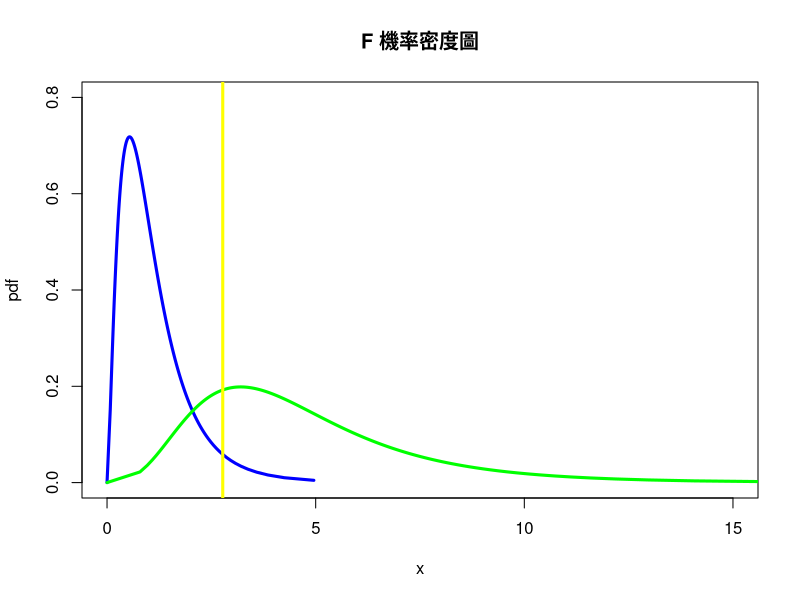
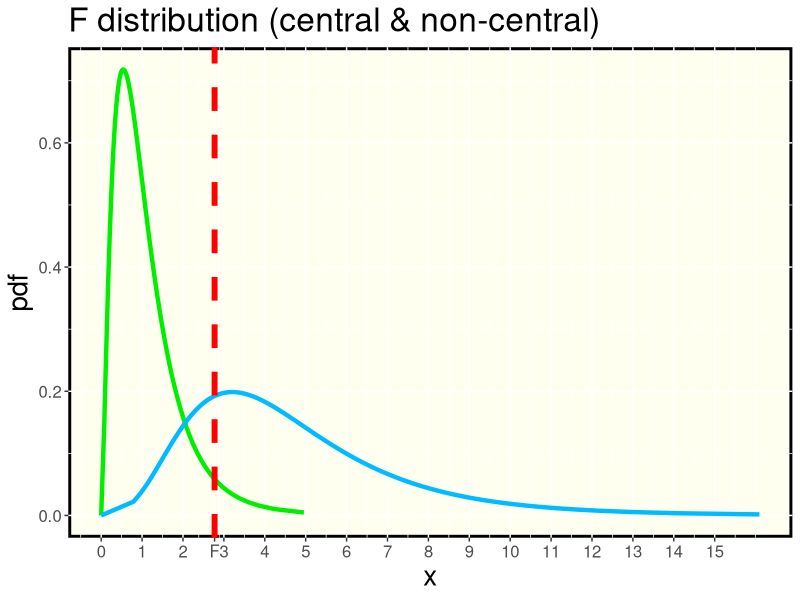
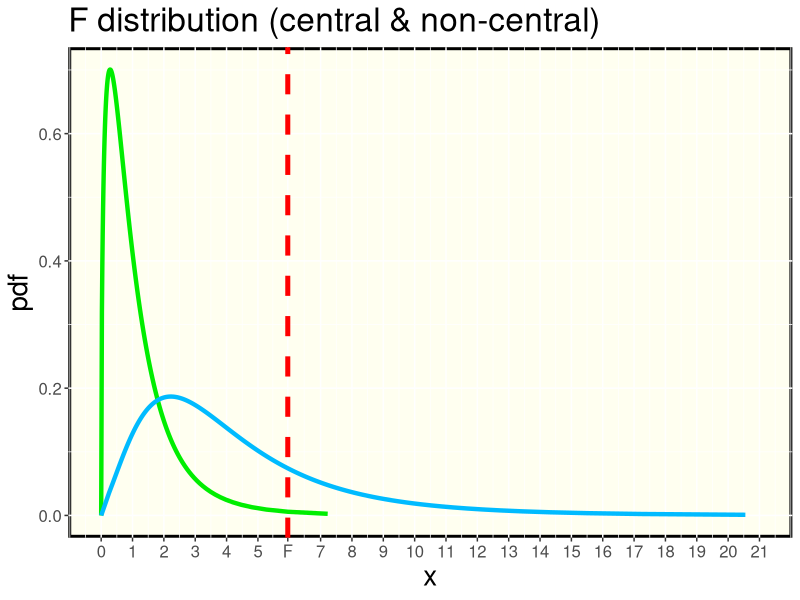
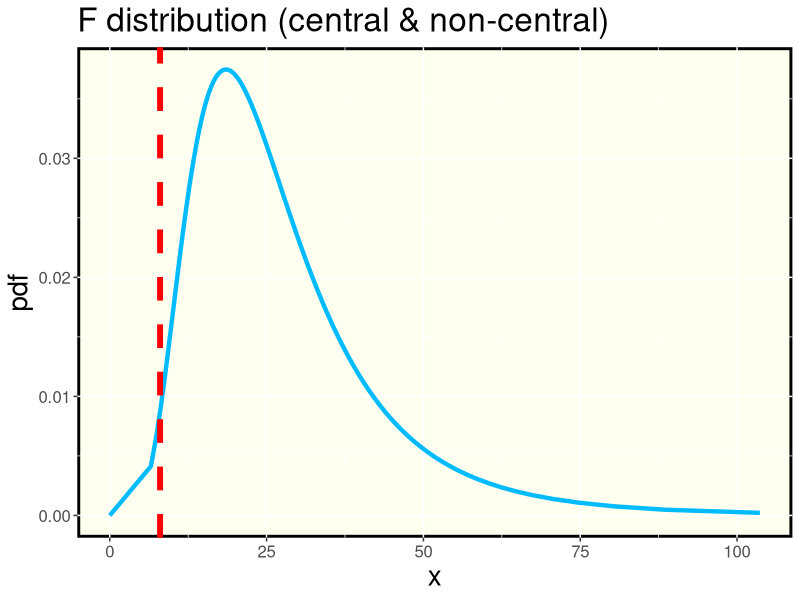
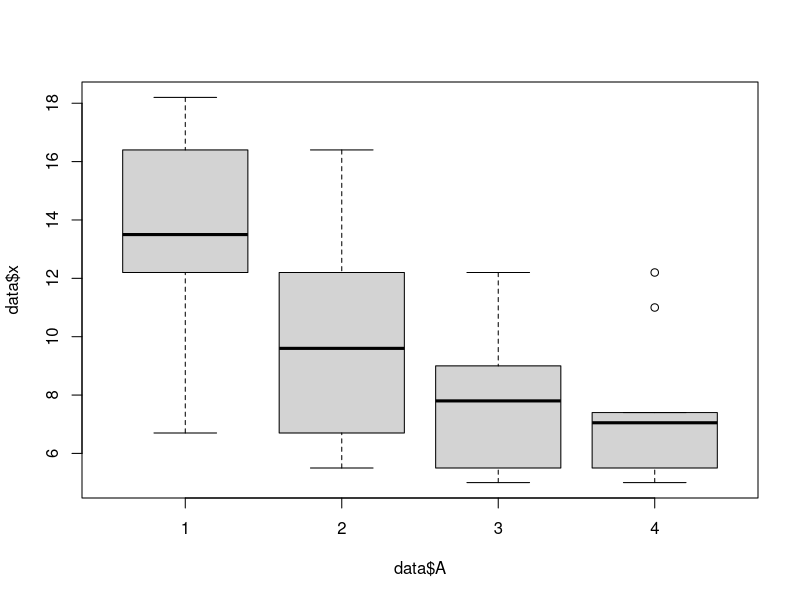
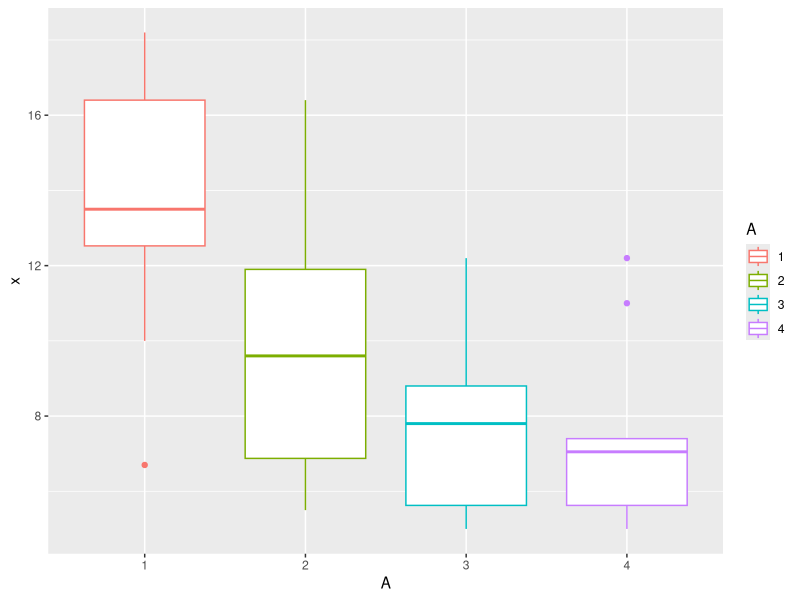
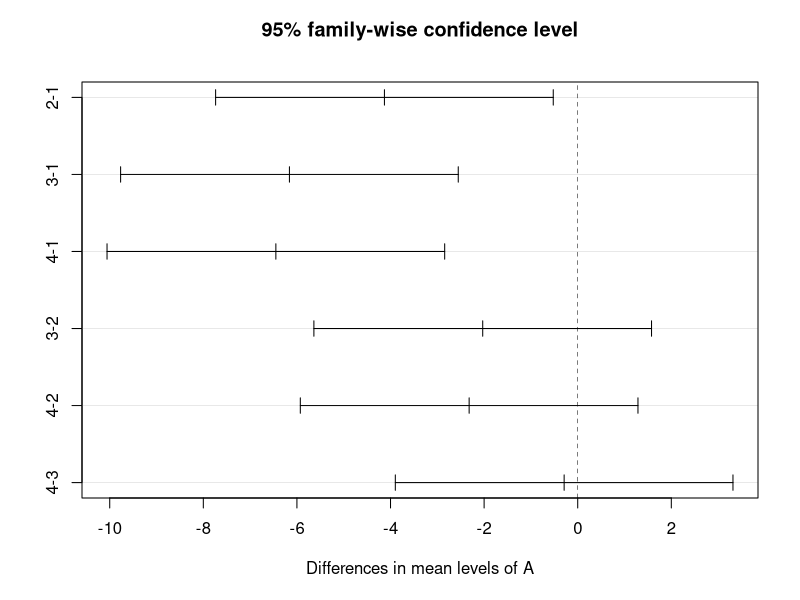

The R source for these figures, in order:
## ---- chunk 1
library(dplyr)
library(ggplot2)
## ---- chunk 2
#7.1
g = 6                     # 分組
n = 2                     # 每組個數
N = n*g                   # 總個數
F = qf(0.95,g-1,N-g)      # a=0.05 虛無假設下臨界點之F值
power=1-pf(F,g-1,N-g,4*n) # 檢定力power

while(power<0.7){
  n = n+1
  N = n*g
  F = qf(0.95,g-1,N-g)
  power = 1-pf(F,g-1,N-g,4*n)
}
## ---- chunk 3
n # 每組最小個數
N # 總樣本數
power #最小檢定力

#plot
seq <- seq(0,0.995,by=0.005)
q <- qf(seq,g-1,N-g) 
dp <- df(q,g-1,N-g) 
nq <- qf(seq,g-1,N-g,4*n)
ndp <- df(nq,g-1,N-g,4*n)
plot(dp~q,type="l",main="F 機率密度圖",xlab="x",ylab = "pdf",xlim=c(0,15),ylim=c(0,0.8),col="#0000FF",lwd=3)
lines(ndp~nq,type="l",col="#00FF00",lwd=3)
abline(v=F,col ="#FFFF00",lwd=3)

#ggplot
data <- cbind(q,dp,nq,ndp)
colnames(data) <- c("H0_x","H0_y","H1_x","H1_y")
data <- as.data.frame(data)
ggplot(data)+ labs(title = "F distribution (central & non-central)",size=20,x="x",y="pdf")+
  theme(axis.text=element_text(size=12),title=element_text(size=20))+
  geom_line(mapping = aes(x=H0_x,y=H0_y),col="#00EE00",lwd=1.5)+
  geom_line(mapping = aes(x=H1_x,y=H1_y),col="#00BBFF",lwd=1.5)+
  geom_vline(mapping = aes(xintercept=F),col="#FF0000",lwd=2,linetype=2)+
  scale_x_continuous(breaks = c(0:2,F,3:15),labels = c(0:2,"F",3:15))+
  theme(panel.background = element_rect(fill ="#FFFFF0", colour = "black",size = 2))
## ---- chunk 4
#7.3
g = 4                   # 分組組數
n = 4                   # 每組個數
N = 16                  # 總樣本數
sigma = 3               # error variance
alphasq = 6             # 給定的處理平方和
E1 = 0.01               # 顯著水準
zeta = (alphasq*n)/sigma          # 非中心參數
F = qf(1-E1,g-1,N-g)              # 虛無假設下之臨界值
Power = 1-pf(F,g-1,N-g,zeta)      # 檢定力POWER
#plot
seq <- seq(0,0.995,by=0.005)
q <- qf(seq,g-1,N-g) 
dp <- df(q,g-1,N-g) 
nq <- qf(seq,g-1,N-g,zeta)
ndp <- df(nq,g-1,N-g,zeta)
#ggplot
data <- cbind(q,dp,nq,ndp)
colnames(data) <- c("H0x","H0y","H1x","H1y")
data <- as.data.frame(data)
ggplot(data)+ labs(title = "F distribution (central & non-central)",size=40,x="x",y="pdf")+
  theme(axis.text=element_text(size=12),title=element_text(size=20))+
  geom_line(mapping = aes(x=H0x,y=H0y),col="#00EE00",lwd=1.5)+
  geom_line(mapping = aes(x=H1x,y=H1y),col="#00BBFF",lwd=1.5)+
  geom_vline(mapping = aes(xintercept=F),col="#FF0000",lwd=1.7,linetype=2)+
  scale_x_continuous(breaks = c(0:5,F,7:21),labels = c(0:5,"F",7:21),limits = c(0,21))+
  theme(panel.background = element_rect(fill ="#FFFFF0", colour = "black",size = 2))
## ---- chunk 5
#problem7.2
n = 2                   # 每組的樣本數
g = 3                   # 組數
sigma = 35              # 給定的誤差變異數
ybar=c(45,32,60)        # 每組的估計值
a = (ybar-mean(ybar))
asq = sum(a^2)
zeta = 0               
power = 0
while(power<0.95){
  F = qf(0.99,g-1,n*3-g)
  zeta = (n*asq)/sigma
  power = 1-pf(F,g-1,n*3-g,ncp=zeta)
  n = n+1
}
N=n*g;N                 #檢定力超過0.95的最低樣本數
power                   #最後的檢定力

#plot
seq <- seq(0,0.995,by=0.005)
q <- qf(seq,g-1,N-g) 
dp <- df(q,g-1,N-g) 
nq <- qf(seq,g-1,N-g,zeta)
ndp <- df(nq,g-1,N-g,zeta)
#ggplot
data <- cbind(q,dp,nq,ndp)
colnames(data) <- c("H0x","H0y","H1x","H1y")
data <- as.data.frame(data)
ggplot(data)+ labs(title = "F distribution (central & non-central)",x="x",y="pdf")+
  theme(axis.text=element_text(size=12),title=element_text(size=20))+
  geom_line(mapping = aes(x=H1x,y=H1y),col="#00BBFF",lwd=1.5)+
  geom_vline(mapping = aes(xintercept=F),col="#FF0000",lwd=2,linetype=2)+
  theme(panel.background = element_rect(fill ="#FFFFF0", colour = "black",size = 2))
## ---- chunk 6
# Exercise 6.3
library(dplyr)
x  <- c(18.2,16.4,10.0,13.5,13.5,6.7,12.2,18.2,13.5,16.4,
        5.5,12.2,11.0,6.7,16.4,8.2,7.4,12.2,6.7,11.0,
        5.5,5.0,8.2,9.0,10.0,6.0,7.4,5.5,12.2,8.2,
        6.0,7.4,12.2,11.0,5.0,7.4,7.4,5.5,6.7,5.5)
A = factor(rep(1:4, each=10)) # 建立框架變數 ，為每個 X 樣本分別標上 1, 2, 3, 4 等標記
data <- data.frame(x,A)
aov.data = aov(x~A, data)     # 進行「變異數分析」，看看 X 與 A 之間是否相關
summary(aov.data)             # 印出「變異數分析」的結果報表
plot(data$x~data$A)           # 繪出 X~A 的盒狀圖
ggplot(data,aes(A,x))+
  geom_boxplot(aes(colour=A))

# 事後檢定 用Tukey法檢定兩兩之間是否有顯著性差異
TukeyHSD(aov.data,conf.level=0.95)
plot(TukeyHSD(aov.data,conf.level=0.95))
# 常態性檢定
residuals <- lm(x~.,data)$residuals
shapiro.test(residuals)
# 獨立性檢定
a <- table(data)
chisq.test(table(data))
chisq.test(a, simulate.p.value = TRUE)
# 同質性檢定
bartlett.test(x~A) # 對常態假設敏感

